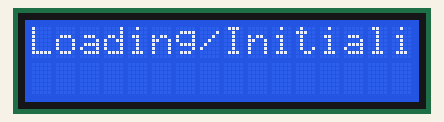
Simulated run of this sketch. Board: Arduino Uno, built with avr-gcc and run on an emulated ATmega328P. On the bench: 16×2 character LCD.

Above: at 0.1 s.
At 3.1 s:
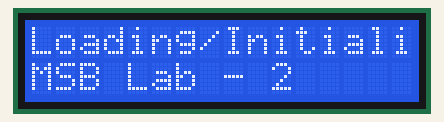
At 9.1 s:
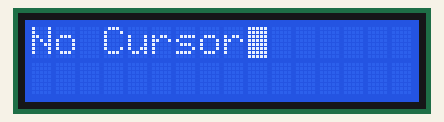
At 18.1 s:
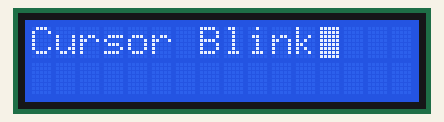
At 26.2 s:
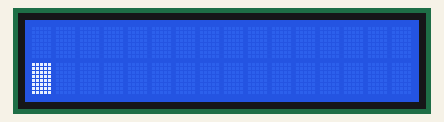
At 37.2 s:
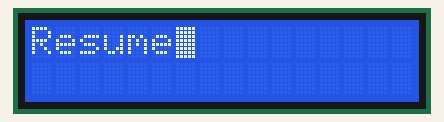

The sketch:

LiquidCrystal.ino
```cpp
#include <LiquidCrystal.h>

// lcd(rs,en,d4,d5,d6,d7)
 //initialize the library with the numbers of the interface pins
LiquidCrystal lcd(13,12,11,10,9,8);

void setup() {
  // put your setup code here, to run once:
   // setup the LCD's number of columns and rows:
  lcd.begin(16,2); //previously we did serial.begin but here we are using
  //lcd.begin. lcd is of size 16*2.
  lcd.setCursor(0,0); //
  lcd.clear();
  lcd.print("Loading/Initializing"); // print message to
}


void loop() {
  // put your main code here, to run repeatedly:
  //
  lcd.setCursor(0,1); // moving onto second line // column 0, row 1
  delay(3000);

  lcd.print("MSB Lab - 2"); // printing
  delay(2000);
  lcd.clear();

  lcd.print("Cursor Blink");
  lcd.blink();

  delay(2000);
  lcd.clear();

  lcd.print("U_Cursor");
  lcd.cursor();

  delay(2000);
  lcd.clear();

  lcd.print("No Cursor");
  lcd.noCursor();

  delay(2000);

  lcd.clear();

  lcd.print("Resume");
  lcd.display();

  delay(2000);
  lcd.clear();

}
```

Measured:
- what the display in image 1 shows lasts 2.0 s, from 3.1 s to 5.1 s
- what the display in image 4 shows lasts 3.0 s, from 26.1 s to 29.1 s
